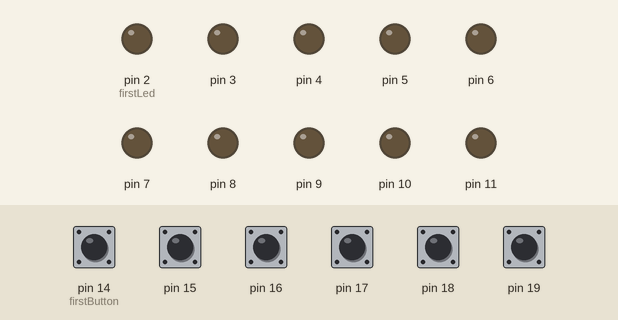
A sketch run on a simulated Arduino Uno, built with avr-gcc and run on an emulated ATmega328P. Parts: output pins drawn as LEDs (lit = HIGH). Dashed ring = blinking. The test bench sets the inputs (shaded band); at power-on: pin 14 (firstButton), pin 15–19 HIGH.

Above: at 1.2 s.
1.3 s: pin 14 (firstButton) pulled LOW for 0.15 s
At 1.68 s:
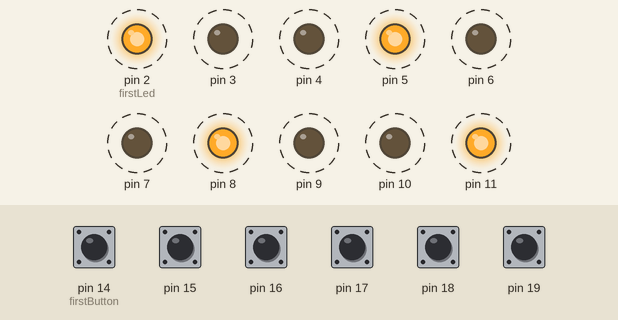
4.3 s: pin 16 pulled LOW for 0.15 s
At 4.43 s:
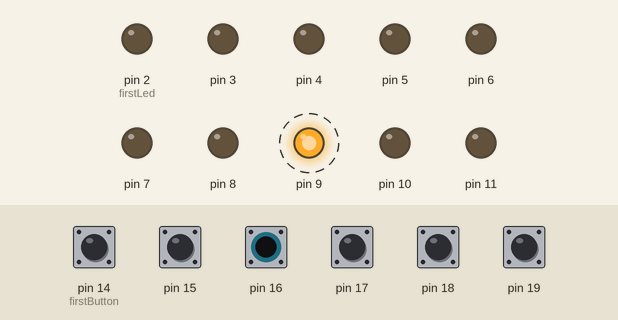
7.3 s: pin 18 pulled LOW for 1 s
At 7.61 s:
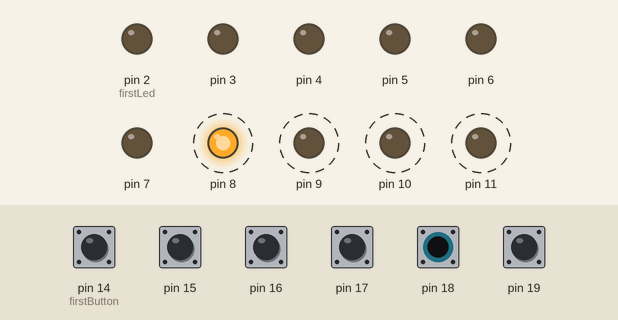
10.3 s: pin 19 pulled LOW for 1 s
At 10.53 s:
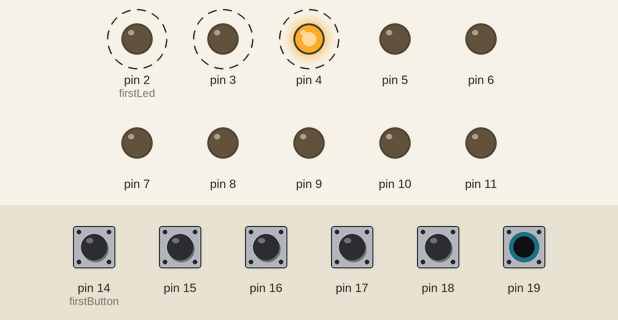
13.3 s: pin 14 (firstButton) driven LOW and pin 16 driven LOW
At 13.53 s:
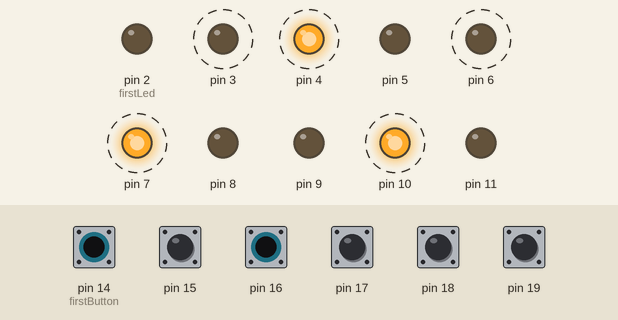
16.3 s: pin 17 pulled LOW for 0.15 s
Timing chart, 0 to 20.4 s (numbered marks = the images above; inputs shaded):
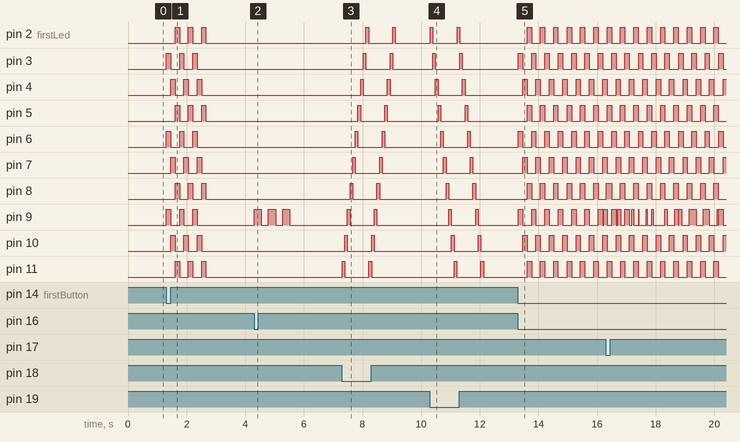

Measured:
- after the input at 1.3 s, pin 2 (firstLed): alternates HIGH for 0.15 s and LOW for 0.30 s, 6 changes in all, then stays LOW, starting after 0.31 s; pin 3: alternates HIGH for 0.15 s and LOW for 0.30 s, 6 changes in all, then stays LOW, starting at once
- after the input at 4.3 s, pin 9: alternates HIGH for 0.24 s and LOW for 0.24 s, 6 changes in all, then stays LOW, starting at once
- after the input at 7.3 s, pin 2 (firstLed): alternates HIGH for 0.09 s and LOW for 0.83 s, starting after 0.82 s; pin 3: alternates HIGH for 0.09 s and LOW for 0.83 s, starting after 0.73 s
- after the input at 10.3 s, pin 2 (firstLed): alternates HIGH for 0.09 s and LOW for 0.83 s, 4 changes in all, then stays LOW, starting at once; pin 3: alternates HIGH for 0.09 s and LOW for 0.83 s, 4 changes in all, then stays LOW, starting after 0.10 s
- after the input at 13.3 s, pin 2 (firstLed): alternates HIGH for 0.15 s and LOW for 0.30 s, starting after 0.32 s; pin 3: alternates HIGH for 0.15 s and LOW for 0.30 s, starting at once

The sketch:

ButtonTriggerSix.ino
```cpp
const byte firstLed = 2;
const byte lastLed = firstLed + 9;

const byte firstButton = 14;
const byte lastButton = firstButton + 5;

#include <Arduino_FreeRTOS.h>

//== SETUP ==

void SetupIOPorts()
{
  for (byte i = firstLed; i <= lastLed; i++)
    pinMode(i, OUTPUT);

  for (byte i = firstButton; i <= lastButton; i++) {
    pinMode(i, INPUT);
    digitalWrite(i, HIGH);  // set pullup on analog pin
  }
  //pinMode(button12, INPUT_PULLUP);
}

//== EFFECTS ==

void FirstToLast()
{
  for (byte i = firstLed; i <= lastLed; i++)
  {
    digitalWrite(i, HIGH); // turn the LED on (HIGH is the voltage level)
    vTaskDelay( 100 / portTICK_PERIOD_MS ); // wait for one tenth of a second
    digitalWrite(i, LOW);    // turn the LED off by making the voltage LOW
  }
}

void LastToFirst()
{
  for (byte i = lastLed; i >= firstLed; i--)
  {
    digitalWrite(i, HIGH); // turn the LED on (HIGH is the voltage level)
    vTaskDelay( 100 / portTICK_PERIOD_MS ); // wait for one tenth of a second
    digitalWrite(i, LOW);    // turn the LED off by making the voltage LOW
  }
}

void Marquee(int howManyTimes, int msDelay)
{
  for (byte n = 0; n < howManyTimes; n++)
  {
    for (byte c = 0; c < 3; c++)
    {
      for (byte i = firstLed; i <= lastLed; i++)
      {
        bool isOn = (i % 3) == c;
        digitalWrite(i, isOn ? HIGH : LOW); // turn the LED on (HIGH is the voltage level)
      }
      vTaskDelay( msDelay / portTICK_PERIOD_MS ); // wait for one tenth of a second
    }

    //-- Turn all off --
    for (byte i = firstLed; i <= lastLed; i++)
      digitalWrite(i, LOW);
  }
}

void MarqueeBackward(int howManyTimes, int msDelay)
{
  for (byte n = 0; n < howManyTimes; n++)
  {
    for (int c = 2; c >= 0; c--)
    {
      for (byte i = firstLed; i <= lastLed; i++)
      {
        bool isOn = (i % 3) == c;
        digitalWrite(i, isOn ? HIGH : LOW); // turn the LED on (HIGH is the voltage level)
      }
      vTaskDelay( msDelay / portTICK_PERIOD_MS ); // wait for one tenth of a second
    }

    //-- Turn all off --
    for (byte i = firstLed; i <= lastLed; i++)
      digitalWrite(i, LOW);
  }
}
  void EffectBlink(int ledPin)
  {
    for (byte n = 0; n < 3; n++)
    {
      digitalWrite(ledPin, HIGH); // turn the LED on (HIGH is the voltage level)
      vTaskDelay( 250 / portTICK_PERIOD_MS ); // wait for one tenth of a second
      digitalWrite(ledPin, LOW);    // turn the LED off by making the voltage LOW
      vTaskDelay( 250 / portTICK_PERIOD_MS ); // wait for one tenth of a second
    }
  }

  //== TASK HANDLERS ==

  void TaskButtonHandler1(void *pvParameters)
  {
    while (true) // This task never exits.  It's given slice of time by xTaskCreate()
    {
      if (digitalRead(firstButton) == LOW)
      {
        //EffectBlink(lastLed);
        Marquee(3, 150);
      }
      vTaskDelay(1);  // one tick delay (15ms) in between reads for stability
    }
  }

  void TaskButtonHandler2(void *pvParameters)
  {
    while (true) // This task never exits.  It's given slice of time by xTaskCreate()
    {
      if (digitalRead(firstButton + 1) == LOW)
      {
        //EffectBlink(lastLed - 1);
        MarqueeBackward(3,150);
      }
      vTaskDelay(1);  // one tick delay (15ms) in between reads for stability
    }
  }

  void TaskButtonHandler3(void *pvParameters)
  {
    while (true) // This task never exits.  It's given slice of time by xTaskCreate()
    {
      if (digitalRead(firstButton + 2) == LOW)
      {
        EffectBlink(lastLed - 2);
      }
      vTaskDelay(1);  // one tick delay (15ms) in between reads for stability
    }
  }

  void TaskButtonHandler4(void *pvParameters)
  {
    while (true) // This task never exits.  It's given slice of time by xTaskCreate()
    {
      if (digitalRead(firstButton + 3) == LOW)
      {
        EffectBlink(lastLed - 3);
      }
      vTaskDelay(1);  // one tick delay (15ms) in between reads for stability
    }
  }

  void TaskButtonHandler5(void *pvParameters)
  {
    while (true) // This task never exits.  It's given slice of time by xTaskCreate()
    {
      if (digitalRead(firstButton + 4) == LOW)
      {
        LastToFirst();
      }
      vTaskDelay(1);  // one tick delay (15ms) in between reads for stability
    }
  }

  void TaskButtonHandler6(void *pvParameters)
  {
    while (true) // This task never exits.  It's given slice of time by xTaskCreate()
    {
      if (digitalRead(lastButton) == LOW)
      {
        FirstToLast();
      }
      vTaskDelay(1);  // one tick delay (15ms) in between reads for stability
    }
  }


  void TaskBlink(void *pvParameters)
  {
    while (true) // This task never exits.  It's given slice of time by xTaskCreate()
    {
      digitalWrite(firstLed + 4, HIGH); // turn the LED on (HIGH is the voltage level)
      vTaskDelay( 20 / portTICK_PERIOD_MS ); // wait for one tenth of a second
      digitalWrite(firstLed + 4, LOW);    // turn the LED off by making the voltage LOW
      vTaskDelay(1000 / portTICK_PERIOD_MS);  // one tick delay (15ms) in between reads for stability
    }
  }

  void SetupRTOS()
  {
    //-- Setup Tasks 1 --
    xTaskCreate(TaskButtonHandler1, NULL, 128, NULL, 2, NULL); // name, Stack size, param, Priority, handle
    xTaskCreate(TaskButtonHandler2, NULL, 128, NULL, 2, NULL);
    xTaskCreate(TaskButtonHandler3, NULL, 128, NULL, 2, NULL);
    xTaskCreate(TaskButtonHandler4, NULL, 128, NULL, 2, NULL);
    xTaskCreate(TaskButtonHandler5, NULL, 128, NULL, 2, NULL);
    xTaskCreate(TaskButtonHandler6, NULL, 128, NULL, 2, NULL);

    //xTaskCreate(TaskBlink, NULL, 128, NULL, 1, NULL); // Setup blink
  }

  void setup() {
    SetupIOPorts();
    SetupRTOS();
  }

  void loop() {}
```
